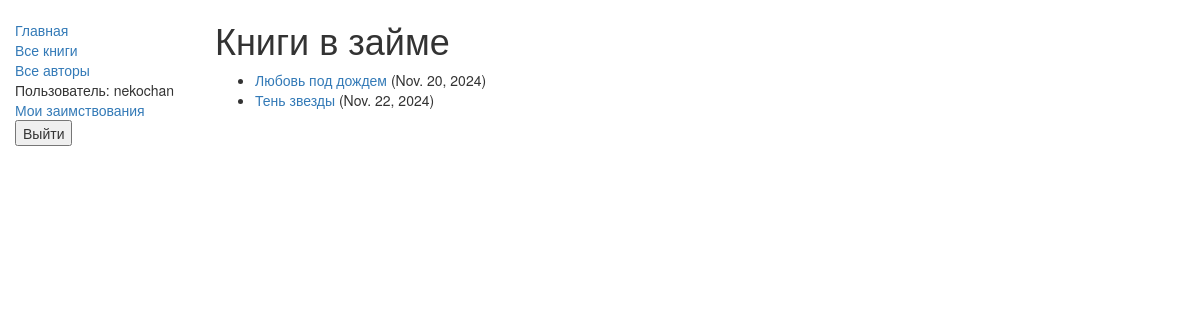
/catalog/mybooks/ (signed in), run on the app's committed database.
### catalog/models.py (models this page shows, shortened)
class BookInstance(models.Model):
    id = models.UUIDField(primary_key=True,
                          default=uuid.uuid4,
                          help_text='Unique ID for this particular book across whole library')
    book = models.ForeignKey('Book', on_delete=models.SET_NULL, null=True)
    imprint = models.CharField(max_length=200)
    due_back = models.DateField(null=True, blank=True)
    borrower = models.ForeignKey(User, on_delete=SET_NULL, null=True, blank=True)
    @property
    def is_overdue(self):
        if self.due_back and date.today() > self.due_back:
            return True
        return False
    LOAN_STATUS = (
        ('m', 'На обслуживании'),
        ('o', 'В займе'),
        ('a', 'Доступно'),
        ('r', 'Зарезервировано'),
    )
    status = models.CharField(max_length=1,
                              choices=LOAN_STATUS,
                              blank=True,
                              default='m',
                              help_text='Book availability')
    class Meta:
        ordering = ["due_back"]
        permissions = (("can_mark_returned", "Пометить книгу как возвращенную"),)

class Book(models.Model):
    title = models.CharField(max_length=200)
    author = models.ForeignKey('Author', on_delete=models.SET_NULL, null=True)
    summary = models.TextField(max_length=1000, help_text='Enter a brief description of the book')
    isbn = models.CharField('ISBN',
                            max_length=13,
                            help_text='13 Character <a href="https://www.isbn-international.org/content/what-isbn">ISBN number</a>')
    genre = models.ManyToManyField(Genre, help_text='Select a genre for this book')
    language = models.ForeignKey('Language', on_delete=models.SET_NULL, null=True)
    def display_genre(self):
        return ', '.join([ genre.name for genre in self.genre.all()[:3] ])
    display_genre.short_description = 'Genre'

### catalog/views.py (the view)
# urls.py: path('mybooks/', views.LoanedBooksByUserListView.as_view(), name='my-borrowed'),
class LoanedBooksByUserListView(LoginRequiredMixin, generic.ListView):
    model = BookInstance
    template_name = 'catalog/bookinstance_list_borrowed_user.html'
    paginate_by = 10
    def get_queryset(self):
        return BookInstance.objects.filter(borrower=self.request.user).filter(status__exact='o').order_by('due_back')

### catalog/templates/catalog/bookinstance_list_borrowed_user.html
{% extends "base_generic.html" %}
{% block content %}
    <h1>Книги в займе</h1>
    {% if bookinstance_list %}
    <ul>
        {% for bookinst in bookinstance_list %}
        <li class="{% if bookinst.is_overdue %}text-danger{% endif %}">
            <a href="{% url 'book-detail' bookinst.book.pk %}">
                {{ bookinst.book.title }}</a> ({{ bookinst.due_back }})
        </li>
        {% endfor %}
    </ul>
    {% else %}
        <p>Книг, взятых в займ, нет.</p>
    {% endif %}
{% endblock %}

### catalog/templates/base_generic.html (shortened to what this page needs)
<!DOCTYPE html>
{% load static %}
<html lang="en">
<head>
     <link
      rel="stylesheet"
      href="https://maxcdn.bootstrapcdn.com/bootstrap/3.3.7/css/bootstrap.min.css" />
    {% load static %}
    <link rel="stylesheet" href="{% static 'css/styles.css' %}">
</head>
<body>
<div class="container-fluid">
    <div class="row">
        <div class="col-sm-2">
            {% block sidebar %}
                <ul class="sidebar-nav">
                    <li><a href="{% url 'index' %}">Главная</a></li>
                    <li><a href="{% url 'books' %}">Все книги</a></li>
                    <li><a href="{% url 'author' %}">Все авторы</a></li>
                    {% if user.is_authenticated %}
                        <li>Пользователь: {{ user.get_username }}</li>
                        <li><a href="{% url 'my-borrowed' %}">Мои заимствования</a></li>
                        <li>
                            <form action="{% url 'logout' %}" method="post">
                                <button type="submit">Выйти</button>
                            </form>
                        </li>
                    {% else %}
                        <li><a href="{% url 'login' %}?next={{request.path}}">Войти</a></li>
                    {% endif %}
                </ul>
            <br>
            {% endblock %}
        </div>
        <div class="col-sm-10">
            {% block content %}{% endblock %}
        </div>
    </div>
</div>
</body>
</html>

### catalog/static/css/styles.css (style rules this page uses)
.sidebar-nav { margin-top: 20px; padding: 0; list-style: none; }

### data on the page
BookInstance: book "Любовь под дождем", due_back "Nov. 20, 2024"
BookInstance: book "Тень звезды", due_back "Nov. 22, 2024"

### other printed values
{{ user.get_username }} "nekochan"
